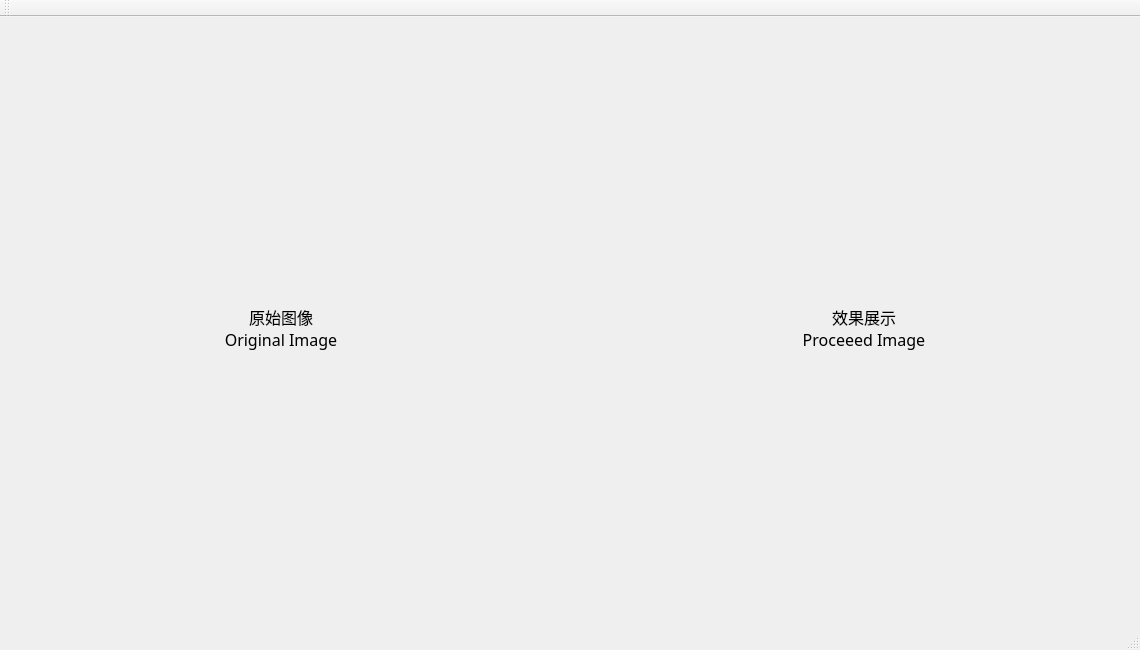
<?xml version="1.0" encoding="UTF-8"?>
<ui version="4.0">
 <class>ImageProcessClass</class>
 <widget class="QMainWindow" name="ImageProcessClass">
  <property name="geometry">
   <rect>
    <x>0</x>
    <y>0</y>
    <width>1140</width>
    <height>650</height>
   </rect>
  </property>
  <property name="minimumSize">
   <size>
    <width>1140</width>
    <height>650</height>
   </size>
  </property>
  <property name="windowTitle">
   <string>ImageProcess</string>
  </property>
  <widget class="QWidget" name="centralWidget">
   <widget class="QWidget" name="layoutWidget">
    <property name="geometry">
     <rect>
      <x>20</x>
      <y>50</y>
      <width>1096</width>
      <height>502</height>
     </rect>
    </property>
    <layout class="QHBoxLayout" name="horizontalLayout_image">
     <item>
      <widget class="QLabel" name="originalImageLabel">
       <property name="minimumSize">
        <size>
         <width>500</width>
         <height>500</height>
        </size>
       </property>
       <property name="font">
        <font>
         <family>微软雅黑 Light</family>
         <pointsize>12</pointsize>
        </font>
       </property>
       <property name="cursor">
        <cursorShape>ArrowCursor</cursorShape>
       </property>
       <property name="layoutDirection">
        <enum>Qt::LeftToRight</enum>
       </property>
       <property name="text">
        <string>原始图像
Original Image</string>
       </property>
       <property name="alignment">
        <set>Qt::AlignCenter</set>
       </property>
      </widget>
     </item>
     <item>
      <widget class="QLabel" name="transformLabel">
       <property name="minimumSize">
        <size>
         <width>80</width>
         <height>80</height>
        </size>
       </property>
       <property name="maximumSize">
        <size>
         <width>80</width>
         <height>80</height>
        </size>
       </property>
       <property name="text">
        <string/>
       </property>
      </widget>
     </item>
     <item>
      <widget class="QLabel" name="processedImageLabel">
       <property name="minimumSize">
        <size>
         <width>500</width>
         <height>500</height>
        </size>
       </property>
       <property name="font">
        <font>
         <family>微软雅黑 Light</family>
         <pointsize>12</pointsize>
        </font>
       </property>
       <property name="cursor">
        <cursorShape>ArrowCursor</cursorShape>
       </property>
       <property name="layoutDirection">
        <enum>Qt::LeftToRight</enum>
       </property>
       <property name="text">
        <string>效果展示
Proceeed Image</string>
       </property>
       <property name="alignment">
        <set>Qt::AlignCenter</set>
       </property>
      </widget>
     </item>
    </layout>
   </widget>
   <widget class="QWidget" name="layoutWidget">
    <property name="geometry">
     <rect>
      <x>20</x>
      <y>10</y>
      <width>1096</width>
      <height>32</height>
     </rect>
    </property>
    <layout class="QHBoxLayout" name="horizontalLayout_tips">
     <item>
      <widget class="QLabel" name="leftLabel">
       <property name="minimumSize">
        <size>
         <width>500</width>
         <height>30</height>
        </size>
       </property>
       <property name="font">
        <font>
         <family>微软雅黑 Light</family>
         <pointsize>12</pointsize>
        </font>
       </property>
       <property name="text">
        <string/>
       </property>
       <property name="alignment">
        <set>Qt::AlignCenter</set>
       </property>
      </widget>
     </item>
     <item>
      <widget class="QLabel" name="middleLabel">
       <property name="minimumSize">
        <size>
         <width>80</width>
         <height>30</height>
        </size>
       </property>
       <property name="text">
        <string/>
       </property>
      </widget>
     </item>
     <item>
      <widget class="QLabel" name="rightLabel">
       <property name="minimumSize">
        <size>
         <width>500</width>
         <height>30</height>
        </size>
       </property>
       <property name="font">
        <font>
         <family>微软雅黑 Light</family>
         <pointsize>12</pointsize>
        </font>
       </property>
       <property name="text">
        <string/>
       </property>
       <property name="alignment">
        <set>Qt::AlignCenter</set>
       </property>
      </widget>
     </item>
    </layout>
   </widget>
  </widget>
  <widget class="QMenuBar" name="menuBar">
   <property name="geometry">
    <rect>
     <x>0</x>
     <y>0</y>
     <width>1140</width>
     <height>26</height>
    </rect>
   </property>
  </widget>
  <widget class="QToolBar" name="mainToolBar">
   <attribute name="toolBarArea">
    <enum>TopToolBarArea</enum>
   </attribute>
   <attribute name="toolBarBreak">
    <bool>false</bool>
   </attribute>
  </widget>
  <widget class="QStatusBar" name="statusBar"/>
 </widget>
 <layoutdefault spacing="6" margin="11"/>
 <resources>
  <include location="ImageProcess.qrc"/>
 </resources>
 <connections/>
</ui>
